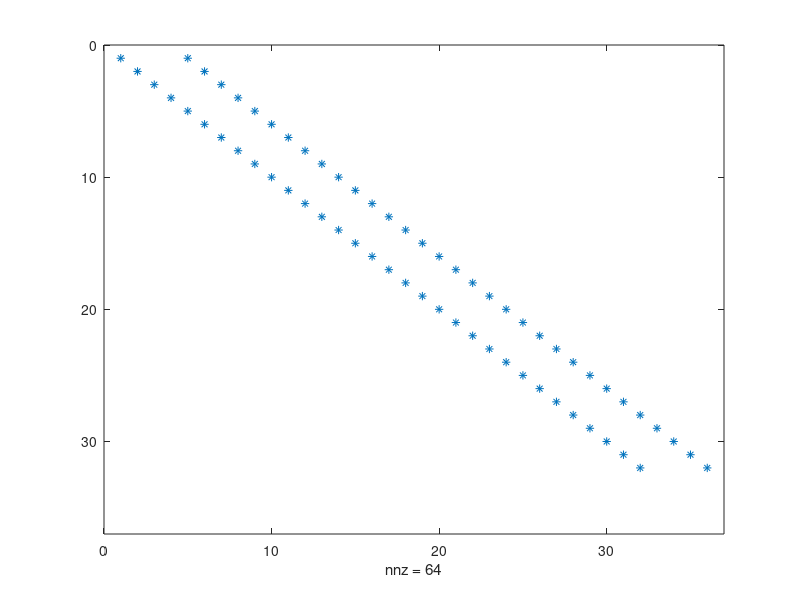
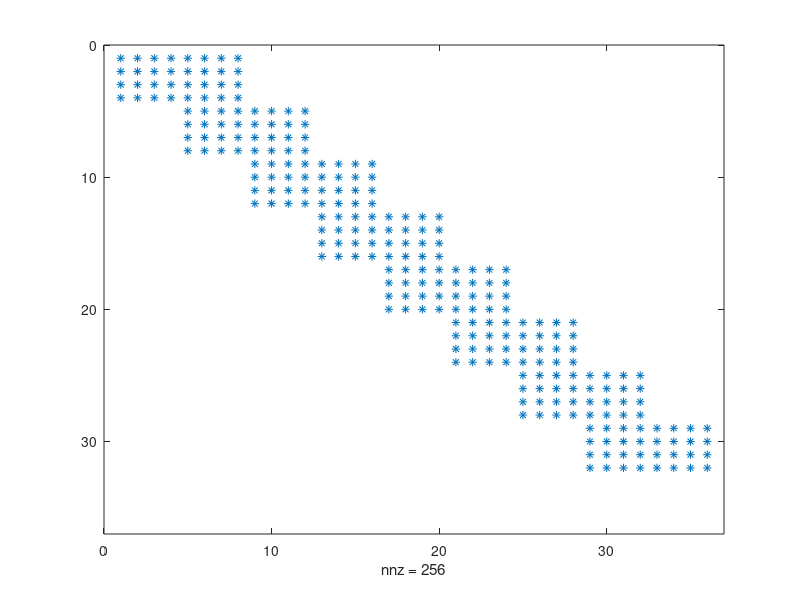
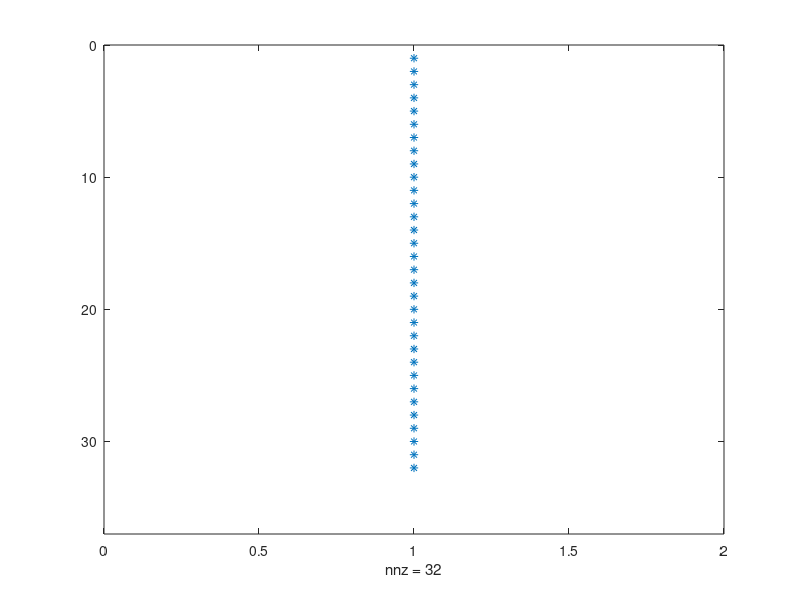
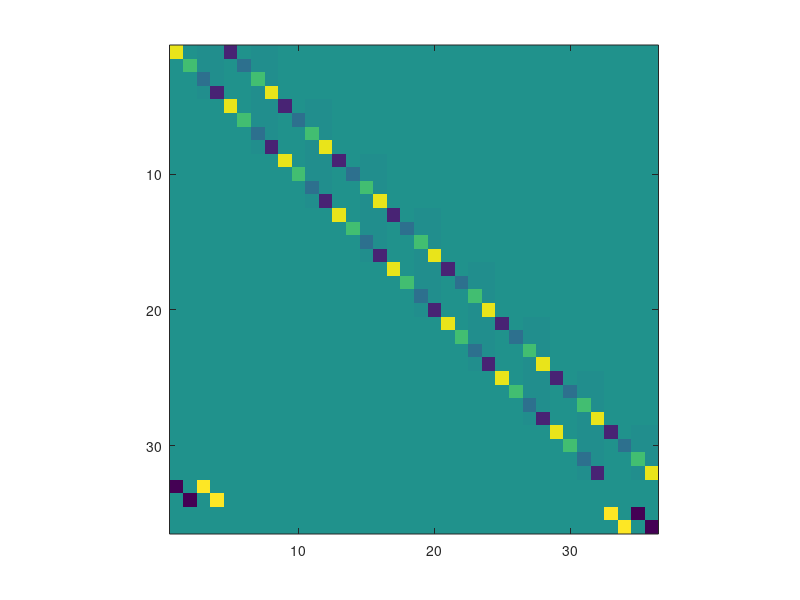

The MATLAB script that drew these images, in order:
function oneDTransport()
   % SN transport in one dimension.
   % Author: Seth R. Johnson
   % Licensed under BSD
   
   N = 4;
   I = 8;
   
   numEquations = I*N; %equations from the finite difference scheme
   numUnknowns  = (I+1)*N; %unknown values of the flux

   %%%%% generate problem data
   
   [mu w]   = createQuadrature(N);
   delta_x  = createGrid(I, 1.0);
   sigma_t  = createXsn(I, 1.0);
   sigma_s0 = createXsn(I, 0.1);
   q        = createSource(I, N, 1.0);
   reflect  = 1;
   
   %%%%% create the transport matrices explicitly
   
   transportMatrix = sparse(numUnknowns, numUnknowns);
   scatterMatrix   = sparse(numUnknowns, numUnknowns);
   
   for i = 1:I
      for n = 1:N
         r = (i-1)*N + n;
         transportMatrix(r,r + N) = transportMatrix(r,r + N) ...
            + mu(n);
         transportMatrix(r,r) = transportMatrix(r,r) ...
            - mu(n);
         
         transportMatrix(r,r + N) = transportMatrix(r,r + N) ...
               + sigma_t(i) * delta_x(i) /2;
         transportMatrix(r,r) = transportMatrix(r,r) ...
               + sigma_t(i) * delta_x(i) /2;
         
         scatterTerm = sigma_s0(i) * delta_x(i) / 2;
         
         for m = 1:N
            s = (i-1)*N + m;
            
            scatterMatrix(r,s + N) = scatterMatrix(r,s + N) ...
                  + scatterTerm * w(m) /2;
               
            scatterMatrix(r,s) = scatterMatrix(r,s) ...
                  + scatterTerm * w(m) /2;
         end
      end
   end
   
   boundariesMatrix = createBoundariesMatrix(I, N, reflect);
   
   figure(1)
   spy(transportMatrix)
   
   figure(2)
   spy(scatterMatrix)
   
   figure(3)
   spy(q)
   
   transportMatrix = transportMatrix - scatterMatrix;
   
   transportMatrix = transportMatrix + boundariesMatrix;
   
   figure(4)
   imagesc(transportMatrix)
   axis square
   
   psi = transportMatrix \ q;
   
%   disp(psi)
   disp(fliplr((reshape(psi, N, I+1))'))
   
   %disp(mu)
   %disp(w)
end

function [phin] = discreteToMoment(n, psi, mu, w, I)
   
end

function [bm]   = createBoundariesMatrix(I, N, reflecting)
   numUnknowns = (I+1)*N;
   bm = sparse(numUnknowns, numUnknowns);
   
   if reflecting == 1
      % set reflecting on left side (i = 0) for incidident directions (n > N/2)
      r = I*N + 1;
      for n = (N/2 + 1):N
         bm(r, n)       = 1;
         bm(r, n - N/2) = -1;
         r = r + 1;
      end
      
      % set reflecting on left side (i = 0) for incidident directions (n < N/2)
      for n = 1:N/2
         bm(r, I*N + n)       = 1;
         bm(r, I*N + n + N/2) = -1;
         r = r + 1;
      end
   else
      % set incoming flux at the boundaries to zero
      r = I*N + 1;
      for n = (N/2 + 1):N
         bm(r, n)       = 1;
         r = r + 1;
      end
      for n = 1:N/2
         bm(r, I*N + n)       = 1;
         r = r + 1;
      end
   end
end

function [q] = createSource(I, N, q0)
   %source in the finite difference equations
   q = ones(I*N, 1) * q0;
   
   %zeros that go along with the boundary condition equations
   q = [q; zeros(N, 1)];
end

function [sigma_x] = createXsn(I, xsn)
   sigma_x = ones(1, I) .* xsn;
end

function [deltas] = createGrid(I, width)
   deltas = ones(I) .* width ./ I;
   % deltas = diff(gridPoints)
end

function [mu w] = createQuadrature(N)
   %N is ordinate set: 2, 4, 8, ...
   %Return gauss-legendre quadrature set
   if (N == 2)
      mu = [.577350269189626];
      w  = [1.0];
   elseif (N == 4)
      mu = [.339981043584856 .861136311594053];
      w  = [.652145154862546 .347854845137454];
   elseif (N == 8)
      mu = [.183434642495650 .525532409916329 .796666477413627 .960289856497536];
      w  = [.362683783378363 .313706645877887 .222381034453374 .101228536290376];
   else
      error('Sorry, invalid N for quadrature')
   end
   
   mu = [-fliplr(mu) mu];
   w  = [-fliplr(w) w];
end